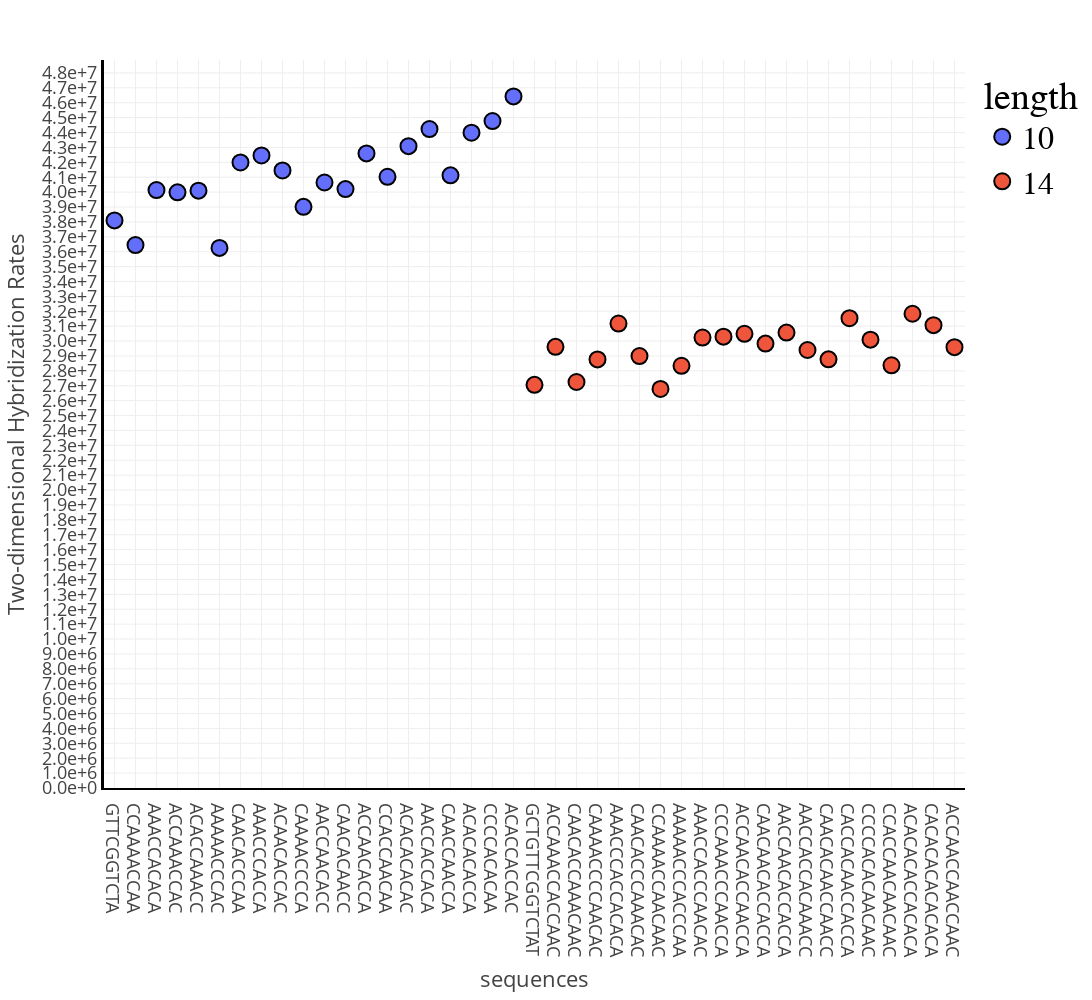

The code cell stored with this chart in its notebook:
### Code cell
import plotly.express as px 

data['length'] = [str(len(d)) for d in data['sequences']]
fig = px.scatter(data,x='sequences', y='computational', color='length')
fig.update_layout(width = 1200,
                  height = 1000,
                  template = 'presentation',
                  scattermode='group',
                  yaxis_title="Two-dimensional Hybridization Rates",
                  yaxis=dict(tickmode = 'linear',
                            #  tickvals = [2e7,2.5e7,3e7,3.5e7,4e7,4.5e7,5e7],
                             nticks=10,
                             tick0=0,
                             dtick=1e6,
                             tickformat=".1e",
                             linecolor='black',
                             automargin=True,
                             linewidth=3,
                             minor=dict(dtick=3,tick0=0)),
                  xaxis=dict(tickmode='linear',
                             dtick=1,
                            #  autorange='reversed',
                             automargin=True,
                             linecolor='black',
                             linewidth=2),
                  legend = dict(
                            font = dict(family='Courier',
                                        size=32,
                                        color='black')))

fig.update_yaxes(showexponent='none')

fig.update_traces(marker=dict(size=16,
                              line=dict(width=2,
                                        color='black'
                              )))
fig.show()

### Figure 1 — Plotly figure (JSON) as saved in the notebook; plotly's stock layout.template omitted (floating-point values rounded to 4 significant figures)
{"data": [{"hovertemplate": "length=10<br>sequences=%{x}<br>computational=%{y}<extra></extra>", "legendgroup": "10", "marker": {"color": "#636efa", "line": {"color": "black", "width": 2}, "size": 16, "symbol": "circle"}, "mode": "markers", "name": "10", "orientation": "v", "showlegend": true, "type": "scatter", "x": ["GTTCGGTCTA", "CCAAAACCAA", "AAACCACACA", "ACCAAACCAC", "ACACCAAACC", "AAAAACCCAC", "CAACACCCAA", "AAACCCACCA", "ACAACACCAC", "CAAAACCCCA", "AACCAACACC", "CAACACAACC", "ACCAACACCA", "CCACCAACAA", "ACACACACAC", "AACCACCACA", "CAACCAACCA", "ACACACACCA", "CCCCACACAA", "ACACCACCAC"], "xaxis": "x", "y": [38100000.0, 36450000.0, 40140000.0, 39980000.0, 40100000.0, 36250000.0, 41990000.0, 42460000.0, 41450000.0, 39010000.0, 40640000.0, 40200000.0, 42600000.0, 41030000.0, 43080000.0, 44230000.0, 41120000.0, 43990000.0, 44770000.0, 46420000.0], "yaxis": "y"}, {"hovertemplate": "length=14<br>sequences=%{x}<br>computational=%{y}<extra></extra>", "legendgroup": "14", "marker": {"color": "#EF553B", "line": {"color": "black", "width": 2}, "size": 16, "symbol": "circle"}, "mode": "markers", "name": "14", "orientation": "v", "showlegend": true, "type": "scatter", "x": ["GCTGTTCGGTCTAT", "ACCAAACCACCAAC", "CAACACCAAACAAC", "CAAAACCCCAACAC", "AAACCCACCACACA", "CAACACCCAAACAC", "CCAAAACCAACAAC", "AAAAACCCACCCAA", "AAACCACCCAACAC", "CCCAAACCCAACCA", "ACCAACACCAACCA", "CAACAACACCACCA", "AACCAACACCACCA", "AACCACCACAAACC", "CAACACAACCAACC", "CACCACAACCACCA", "CCCCACACAACAAC", "CCACCAACAACAAC", "ACACACACCACACA", "CACACACACACACA", "ACCAACCAACCAAC"], "xaxis": "x", "y": [27060000.0, 29610000.0, 27250000.0, 28770000.0, 31180000.0, 29000000.0, 26790000.0, 28340000.0, 30240000.0, 30300000.0, 30490000.0, 29830000.0, 30570000.0, 29400000.0, 28770000.0, 31530000.0, 30100000.0, 28380000.0, 31830000.0, 31070000.0, 29590000.0], "yaxis": "y"}], "layout": {"height": 1000, "legend": {"font": {"color": "black", "family": "Courier", "size": 32}, "title": {"text": "length"}, "tracegroupgap": 0}, "margin": {"t": 60}, "scattermode": "group", "width": 1200, "xaxis": {"anchor": "y", "automargin": true, "domain": [0, 1], "dtick": 1, "linecolor": "black", "linewidth": 2, "tickmode": "linear", "title": {"text": "sequences"}}, "yaxis": {"anchor": "x", "automargin": true, "domain": [0, 1], "dtick": 1000000, "linecolor": "black", "linewidth": 3, "minor": {"dtick": 3, "tick0": 0}, "nticks": 10, "showexponent": "none", "tick0": 0, "tickformat": ".1e", "tickmode": "linear", "title": {"text": "Two-dimensional Hybridization Rates"}}}}
